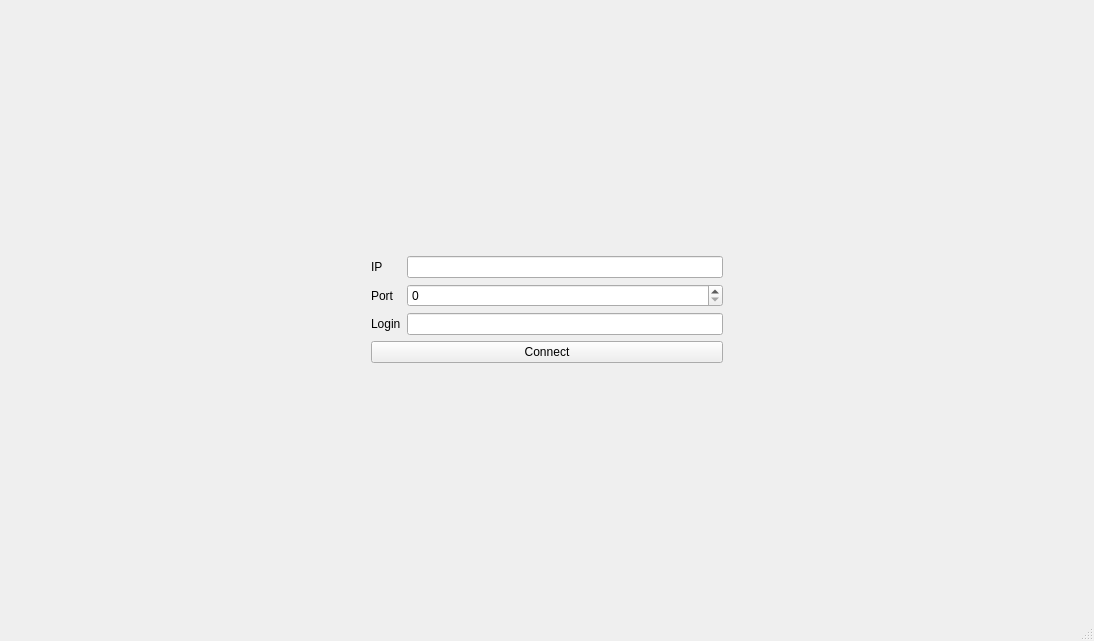
<?xml version="1.0" encoding="UTF-8"?>
<ui version="4.0">
 <class>Client</class>
 <widget class="QMainWindow" name="Client">
  <property name="geometry">
   <rect>
    <x>0</x>
    <y>0</y>
    <width>1094</width>
    <height>641</height>
   </rect>
  </property>
  <property name="windowTitle">
   <string>Client</string>
  </property>
  <widget class="QWidget" name="centralwidget">
   <layout class="QHBoxLayout" name="horizontalLayout_3">
    <item>
     <widget class="QStackedWidget" name="stackedWidget">
      <property name="currentIndex">
       <number>0</number>
      </property>
      <widget class="QWidget" name="page">
       <layout class="QHBoxLayout" name="horizontalLayout_4">
        <item>
         <spacer name="horizontalSpacer">
          <property name="orientation">
           <enum>Qt::Orientation::Horizontal</enum>
          </property>
          <property name="sizeHint" stdset="0">
           <size>
            <width>212</width>
            <height>20</height>
           </size>
          </property>
         </spacer>
        </item>
        <item>
         <layout class="QVBoxLayout" name="verticalLayout_6">
          <item>
           <spacer name="verticalSpacer_2">
            <property name="orientation">
             <enum>Qt::Orientation::Vertical</enum>
            </property>
            <property name="sizeHint" stdset="0">
             <size>
              <width>20</width>
              <height>40</height>
             </size>
            </property>
           </spacer>
          </item>
          <item>
           <layout class="QVBoxLayout" name="verticalLayout_4">
            <item>
             <layout class="QHBoxLayout" name="horizontalLayout_2">
              <item>
               <layout class="QVBoxLayout" name="verticalLayout_3">
                <item>
                 <widget class="QLabel" name="label">
                  <property name="text">
                   <string>IP</string>
                  </property>
                 </widget>
                </item>
                <item>
                 <widget class="QLabel" name="label_2">
                  <property name="text">
                   <string>Port</string>
                  </property>
                 </widget>
                </item>
                <item>
                 <widget class="QLabel" name="label_3">
                  <property name="text">
                   <string>Login</string>
                  </property>
                 </widget>
                </item>
               </layout>
              </item>
              <item>
               <layout class="QVBoxLayout" name="verticalLayout_2">
                <item>
                 <widget class="QLineEdit" name="le_ip"/>
                </item>
                <item>
                 <widget class="QSpinBox" name="sb_port"/>
                </item>
                <item>
                 <widget class="QLineEdit" name="le_login"/>
                </item>
               </layout>
              </item>
             </layout>
            </item>
            <item>
             <widget class="QPushButton" name="pb_connect">
              <property name="text">
               <string>Connect</string>
              </property>
             </widget>
            </item>
           </layout>
          </item>
          <item>
           <spacer name="verticalSpacer">
            <property name="orientation">
             <enum>Qt::Orientation::Vertical</enum>
            </property>
            <property name="sizeHint" stdset="0">
             <size>
              <width>20</width>
              <height>40</height>
             </size>
            </property>
           </spacer>
          </item>
         </layout>
        </item>
        <item>
         <spacer name="horizontalSpacer_2">
          <property name="orientation">
           <enum>Qt::Orientation::Horizontal</enum>
          </property>
          <property name="sizeHint" stdset="0">
           <size>
            <width>212</width>
            <height>20</height>
           </size>
          </property>
         </spacer>
        </item>
       </layout>
      </widget>
      <widget class="QWidget" name="page_2">
       <layout class="QHBoxLayout" name="horizontalLayout_5">
        <item>
         <layout class="QVBoxLayout" name="verticalLayout">
          <item>
           <widget class="QTextEdit" name="te_chat"/>
          </item>
          <item>
           <widget class="Line" name="line">
            <property name="orientation">
             <enum>Qt::Orientation::Horizontal</enum>
            </property>
           </widget>
          </item>
          <item>
           <layout class="QHBoxLayout" name="horizontalLayout">
            <item>
             <widget class="QTextEdit" name="te_mesage">
              <property name="sizePolicy">
               <sizepolicy hsizetype="Expanding" vsizetype="Fixed">
                <horstretch>0</horstretch>
                <verstretch>0</verstretch>
               </sizepolicy>
              </property>
              <property name="minimumSize">
               <size>
                <width>71</width>
                <height>0</height>
               </size>
              </property>
              <property name="maximumSize">
               <size>
                <width>16777215</width>
                <height>71</height>
               </size>
              </property>
             </widget>
            </item>
            <item>
             <widget class="QPushButton" name="pb_send">
              <property name="minimumSize">
               <size>
                <width>0</width>
                <height>71</height>
               </size>
              </property>
              <property name="maximumSize">
               <size>
                <width>16777215</width>
                <height>71</height>
               </size>
              </property>
              <property name="text">
               <string>Send</string>
              </property>
             </widget>
            </item>
           </layout>
          </item>
         </layout>
        </item>
        <item>
         <widget class="QListWidget" name="lw_users">
          <property name="maximumSize">
           <size>
            <width>200</width>
            <height>16777215</height>
           </size>
          </property>
         </widget>
        </item>
       </layout>
      </widget>
     </widget>
    </item>
   </layout>
  </widget>
  <widget class="QMenuBar" name="menubar">
   <property name="geometry">
    <rect>
     <x>0</x>
     <y>0</y>
     <width>1094</width>
     <height>30</height>
    </rect>
   </property>
  </widget>
  <widget class="QStatusBar" name="statusbar"/>
 </widget>
 <resources/>
 <connections/>
</ui>
